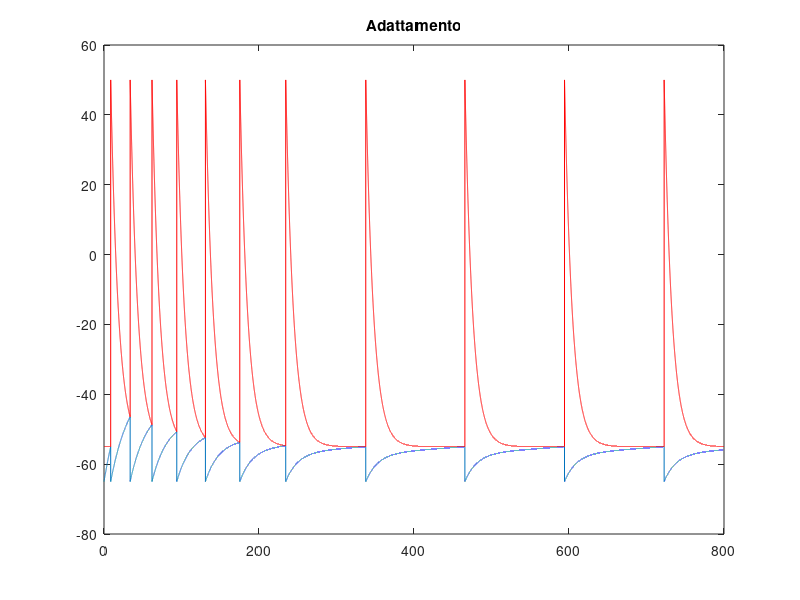
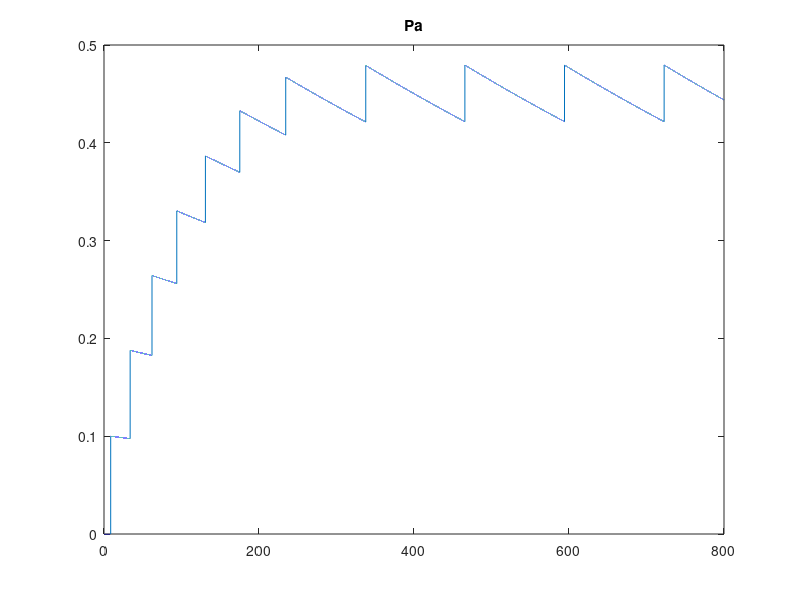
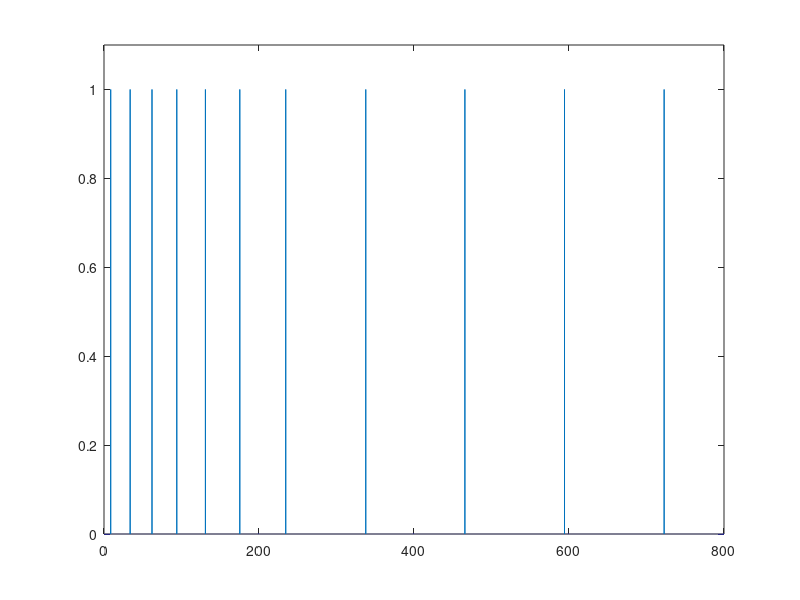

These figures' MATLAB source, in order:
clc,clear all,close all
E0=-65;%mV
Ea=-90; %mV
taum=30;%ms (30-50ms)
taut=10;%ms
taua=1000; %(300-1000ms)
r=10; %Mohm
C=taum/r;
dt=0.01;
tend = 800;
t=0:dt:tend;
L=length(t);
V=zeros(1,L);
Vt=zeros(1,L);
Pa=zeros(1,L);
dPa=0.1; %(0.03-0.2)
I=4; %nA
Vtl=-55;%mV
Vth=50;%mV
V(1)=-65; %mV
Pa(1)=0;
gamax=2/r; %gamax= (0.5-5)/r
Vt(1)=Vtl;
index=[];
g=1/r;

for k=1:L-1
    ga=gamax*Pa(k);
    geq=g+ga;
    E0tot=(g*E0+ga*Ea)/(geq);
    rtot=1/geq;
    Vinf=E0tot+rtot*I;
    tau=C*rtot;
    V(k+1)= (V(k)-Vinf)*exp(-dt/tau)+Vinf;
    Vt(k+1)= (Vt(k) - Vtl)*exp(-dt/taut) + Vtl;
    Pa(k+1)=Pa(k)*exp(-dt/taua);
    if V(k+1)> Vt(k+1)
        V(k+1)=E0; 
        Vt(k+1)=Vth;
        Pa(k+1)=Pa(k+1)+dPa*(1-Pa(k+1));
        index=[index k+1];
    end
end
T=t(index(end))-t(index(end-1));
f=1/T;

spikes = zeros(1,L);
spikes(index) = 1;

figure
plot(t,V);title('Adattamento');
hold on
plot(t,Vt,'r');
figure
plot(t,Pa);title('Pa');
figure
plot(t,spikes)
axis([0 t(end) 0 1.1])
